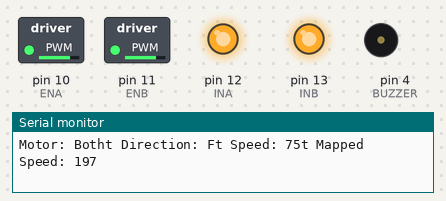
A sketch run on a simulated Arduino Uno, built with avr-gcc and run on an emulated ATmega328P. On the bench: switched loads named in the sketch (green lamp = pin HIGH), output pins drawn as LEDs (lit = HIGH), buzzer (waves = sounding, pin HIGH), the last lines printed to the serial monitor.

Above: at 0.1 s.
At 5.1 s:
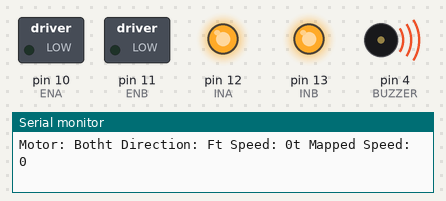
At 9.6 s:
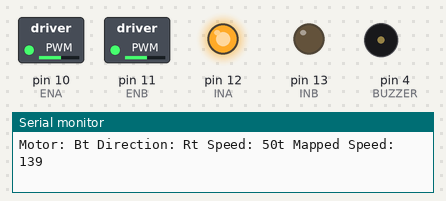
At 21.5 s:
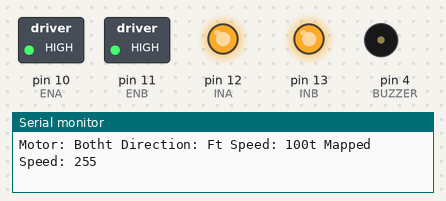
At 29.4 s:
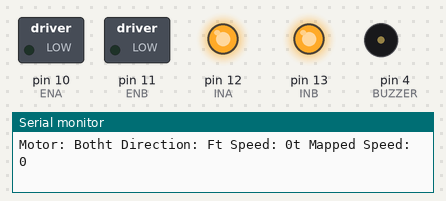
At 37.3 s:
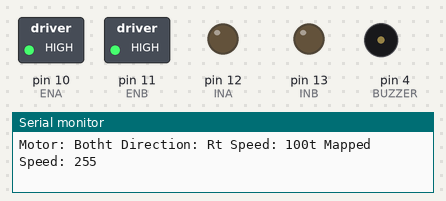
Timing chart, 0 to 40.0 s (numbered marks = the images above):
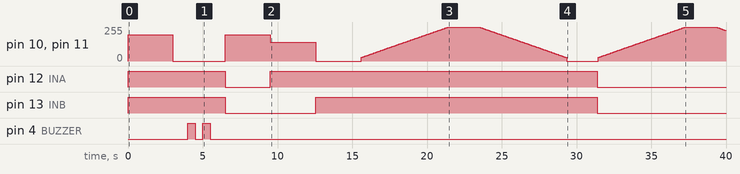

Measured:
- by itself, pin 12 (INA): LOW → HIGH at 0.00 s, → LOW 6.5 s later, → HIGH 3.0 s later, → LOW 21.9 s later
- by itself, pin 13 (INB): LOW → HIGH at 0.00 s, → LOW 6.5 s later, → HIGH 6.0 s later, → LOW 18.9 s later
- by itself, pin 4 (BUZZER): LOW → HIGH at 4.0 s, → LOW 0.50 s later, → HIGH 0.50 s later, → LOW 0.50 s later, … (4 changes in this stretch)

The sketch:

motor.ino
```cpp
/*
*  L298P Motor Shield
*  Code for exercising the L298P Motor Control portion of the shield
*  The low level motor control logic is kept in the function 'Motor'
*/
// The following pin designations are fixed by the shield
int const BUZZER = 4;
//  Motor A
int const ENA = 10;
int const INA = 12;
//  Motor B
int const ENB = 11;
int const INB = 13;

int const MIN_SPEED = 27;   // Set to minimum PWM value that will make motors turn
int const ACCEL_DELAY = 50; // delay between steps when ramping motor speed up or down.
//===============================================================================
//  Initialization
//===============================================================================
void setup()
{
  pinMode(ENA, OUTPUT);   // set all the motor control pins to outputs
  pinMode(ENB, OUTPUT);
  pinMode(INA, OUTPUT);
  pinMode(INB, OUTPUT);
  pinMode(BUZZER, OUTPUT);
  Serial.begin(9600);     // Set comm speed for serial monitor messages
}
//===============================================================================
//  Main
//===============================================================================
void loop()
{
  // Run both motors Forward at 75% power
  Motor('C', 'F', 75);
  delay(3000);

  // Run both motors in Reverse at 75% power but sound beeper first
  Motor('C', 'F', 0);  // Stop motors
  delay(1000);
  digitalWrite(BUZZER,HIGH);delay(500);digitalWrite(BUZZER,LOW);
  delay(500);
  digitalWrite(BUZZER,HIGH);delay(500);digitalWrite(BUZZER,LOW);
  delay(1000);
  Motor('C', 'R', 75);  // Run motors forward at 75%
 delay(3000);

  // now run motors in opposite directions at same time at 50% speed
  Motor('A', 'F', 50);
  Motor ('B', 'R', 50);
  delay(3000);

  // now turn off both motors
  Motor('C', 'F', 0);
  delay(3000);

  // Run the motors across the range of possible speeds in both directions
  // Maximum speed is determined by the motor itself and the operating voltage

  // Accelerate from zero to maximum speed
  for (int i = 0; i <= 100; i++)
  {
    Motor('C', 'F', i);
    delay(ACCEL_DELAY);
  }
  delay (2000);

  // Decelerate from maximum speed to zero
  for (int i = 100; i >= 0; --i)
  {
    Motor('C', 'F', i);
    delay(ACCEL_DELAY);
  }
  delay (2000);

  // Set direction to reverse and accelerate from zero to maximum speed
  for (int i = 0; i <= 100; i++)
  {
    Motor('C', 'R', i);
    delay(ACCEL_DELAY);
  }
  delay (2000);

  // Decelerate from maximum speed to zero
  for (int i = 100; i >= 0; --i)
  {
    Motor('C', 'R', i);
    delay(ACCEL_DELAY);
  }
  // Turn off motors
  Motor('C', 'F', 0);
  delay (3000);
}
/*
 * Motor function does all the heavy lifting of controlling the motors
 * mot = motor to control either 'A' or 'B'.  'C' controls both motors.
 * dir = Direction either 'F'orward or 'R'everse
 * speed = Speed.  Takes in 1-100 percent and maps to 0-255 for PWM control.
 * Mapping ignores speed values that are too low to make the motor turn.
 * In this case, anything below 27, but 0 still means 0 to stop the motors.
 */
void Motor(char mot, char dir, int speed)
{
  // remap the speed from range 0-100 to 0-255
  int newspeed;
  if (speed == 0)
    newspeed = 0;   // Don't remap zero, but remap everything else.
  else
    newspeed = map(speed, 1, 100, MIN_SPEED, 255);

  switch (mot) {
    case 'A':   // Controlling Motor A
      if (dir == 'F') {
        digitalWrite(INA, HIGH);
      }
      else if (dir == 'R') {
        digitalWrite(INB, LOW);
      }
      analogWrite(ENA, newspeed);
      break;

    case 'B':   // Controlling Motor B
      if (dir == 'F') {
        digitalWrite(INB, HIGH);
      }
      else if (dir == 'R') {
        digitalWrite(INB, LOW);
      }
      analogWrite(ENB, newspeed);
      break;

    case 'C':  // Controlling Both Motors
      if (dir == 'F') {
        digitalWrite(INA, HIGH);
        digitalWrite(INB, HIGH);
      }
      else if (dir == 'R') {
        digitalWrite(INA, LOW);
         digitalWrite(INB, LOW);
      }
      analogWrite(ENA, newspeed);
      analogWrite(ENB, newspeed);
      break;
  }
  // Send what we are doing with the motors out to the Serial Monitor.

  Serial.print ("Motor: ");
  if (mot=='C')
      Serial.print ("Both");
    else
      Serial.print (mot);
  Serial.print ("t Direction: ");
  Serial.print (dir);
  Serial.print ("t Speed: ");
  Serial.print (speed);
  Serial.print ("t Mapped Speed: ");
  Serial.println (newspeed);
}
```
